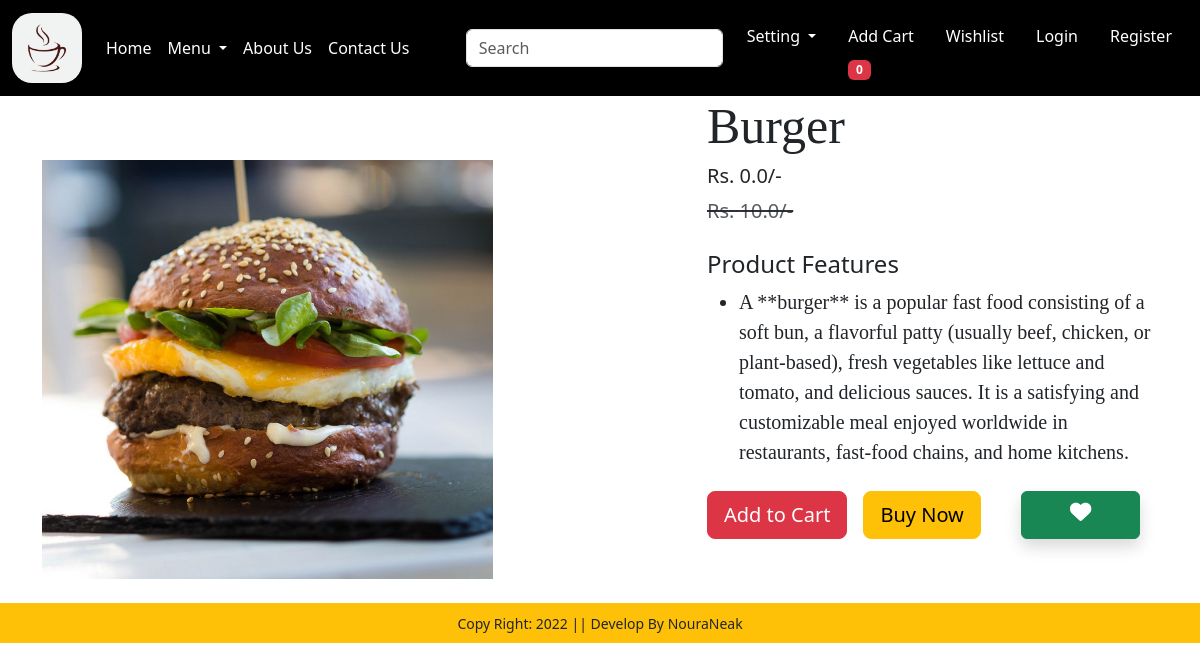
Page /product-detail/36 (signed in) on the committed database.
### app/models.py (models this page shows, shortened)
class Product(models.Model):
    title = models.CharField(max_length=100)
    selling_price = models.FloatField()
    discounted_price = models.FloatField()
    description = models.TextField()
    composition = models.TextField(default='')
    prodapp = models.TextField(default='')
    category = models.CharField(choices=CATEGORY_CHOICES, max_length=255)
    product_image = models.ImageField(upload_to='products/')

### app/views.py (the view)
# urls.py: path('product-detail/<int:pk>',views.ProductDetail.as_view(),name="product-detail"),
class ProductDetail(View):
    def get(self,request,pk):
        product= Product.objects.get(pk=pk)
        wishlist = WishList.objects.filter(Q(product=product) & Q(user=request.user))
        if request.user.is_authenticated:
            totalitem = len(Cart.objects.filter(user=request.user))
        return render(request,"app/productdetail.html",locals())

### app/templates/app/productdetail.html (shortened to what this page needs)
{% extends 'app/base.html' %}
{% load static %}
{% block main-content %}
<div class="container">
    <div class="row flex justify-content-between">
        <div class="img2 col-lg-5 mt-5">
            {% if product.title %}
                <img src="{{ product.product_image.url }}"
                     class="image col-xs-6 col-sm-12 col-lg-12 mt-3 text-sm-center w-100 "
                     alt="{{ product.title }}">
            {% else %}
                <img src="{{ product.product_image.url }}"
                     class="image col-xs-6 col-sm-12 col-lg-12 mt-3 text-sm-center w-100 "
                     alt="Product Image">
            {% endif %}
        </div>
        <div class="productdetail col-lg-5">
            <h1 style="font-family: Georgia; font-size: 50px;">{{ product.title }}</h1>
            <h5>Rs. {{ product.discounted_price }}/-</h5>
            <small class="text-decoration-line-through text-muted fs-5">
                <del>Rs. {{ product.selling_price }}/-</del>
            </small>
            <br><br>
            <h4>Product Features</h4>
            <ul class="fs-5" style="font-family: Rajdhani;">
                <li>{{ product.description }}</li>
            </ul>
            <div class="mt-4 d-flex gap-3">
                <form action="/add-to-cart" class="d-inline">
                    <button type="submit"
                            class="btn btn-danger btn-lg text-decoration-none text-white"
                            title="Add to Cart">
                        Add to Cart
                    </button>
                </form>
                <a href="{% url 'show_cart' %}"
                   class="btn btn-warning btn-lg text-decoration-none text-black"
                   title="Buy Now">
                    Buy Now
                </a>
                {% if whishlist %}
                <a pid = {{product.id}} class="minus-wilist btn btn-danger shadow px-5 py-2 ms-4"><i class="fas fa-heart fa-lg"></i></a>
                {% else %}
                <a pid = {{product.id}} class="plus-wilist btn btn-success shadow px-5 py-2 ms-4"><i class="fas fa-heart fa-lg"></i></a>
                {% endif %}
            </div>
        </div>
        </div>
    </div>
{% endblock main-content %}

### rows in the picture
Product: product_image (picture), title "Burger", discounted_price "0.0", selling_price "10.0", description "A **burger** is a popular fast food consisting of a soft bun, a flavorful patty (usually beef, chicken, or plant-based), fresh vegetables like lettuce and tomato, and delicious sauces. It is a satisfying and customizable meal enjoyed worldwide in restaurants, fast-food chains, and home kitchens."

### other values in the picture
{{ totalitem }} "0"
